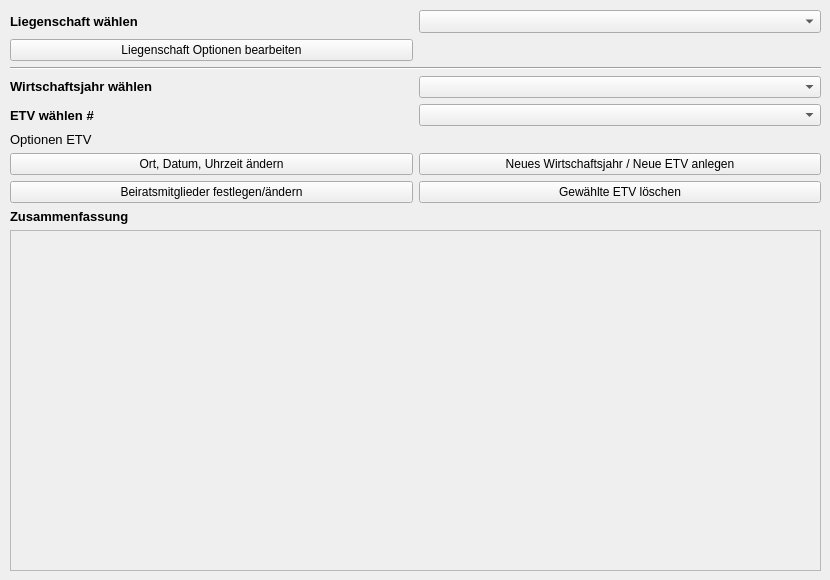
<?xml version="1.0" encoding="UTF-8"?>
<ui version="4.0">
 <class>PropertyTab</class>
 <widget class="QWidget" name="PropertyTab">
  <property name="geometry">
   <rect>
    <x>0</x>
    <y>0</y>
    <width>830</width>
    <height>580</height>
   </rect>
  </property>
  <property name="windowTitle">
   <string>Form</string>
  </property>
  <widget class="QWidget" name="gridLayoutWidget">
   <property name="geometry">
    <rect>
     <x>10</x>
     <y>10</y>
     <width>811</width>
     <height>561</height>
    </rect>
   </property>
   <layout class="QGridLayout" name="gridLayout">
    <item row="0" column="0">
     <widget class="QLabel" name="label">
      <property name="sizePolicy">
       <sizepolicy hsizetype="Expanding" vsizetype="Fixed">
        <horstretch>0</horstretch>
        <verstretch>0</verstretch>
       </sizepolicy>
      </property>
      <property name="font">
       <font>
        <pointsize>10</pointsize>
        <weight>75</weight>
        <bold>true</bold>
       </font>
      </property>
      <property name="text">
       <string>Liegenschaft wählen</string>
      </property>
     </widget>
    </item>
    <item row="4" column="1">
     <widget class="QComboBox" name="years">
      <property name="sizePolicy">
       <sizepolicy hsizetype="MinimumExpanding" vsizetype="Fixed">
        <horstretch>0</horstretch>
        <verstretch>0</verstretch>
       </sizepolicy>
      </property>
     </widget>
    </item>
    <item row="5" column="1">
     <widget class="QComboBox" name="etvs"/>
    </item>
    <item row="5" column="0">
     <widget class="QLabel" name="label_9">
      <property name="font">
       <font>
        <pointsize>10</pointsize>
        <weight>75</weight>
        <bold>true</bold>
       </font>
      </property>
      <property name="text">
       <string>ETV wählen #</string>
      </property>
     </widget>
    </item>
    <item row="11" column="0" colspan="2">
     <widget class="QTextEdit" name="infoBox">
      <property name="enabled">
       <bool>false</bool>
      </property>
      <property name="sizePolicy">
       <sizepolicy hsizetype="Expanding" vsizetype="Maximum">
        <horstretch>0</horstretch>
        <verstretch>0</verstretch>
       </sizepolicy>
      </property>
      <property name="minimumSize">
       <size>
        <width>0</width>
        <height>90</height>
       </size>
      </property>
      <property name="maximumSize">
       <size>
        <width>16777215</width>
        <height>100000</height>
       </size>
      </property>
     </widget>
    </item>
    <item row="2" column="0">
     <widget class="QPushButton" name="editPropertySettings">
      <property name="sizePolicy">
       <sizepolicy hsizetype="Expanding" vsizetype="Fixed">
        <horstretch>0</horstretch>
        <verstretch>0</verstretch>
       </sizepolicy>
      </property>
      <property name="text">
       <string>Liegenschaft Optionen bearbeiten</string>
      </property>
     </widget>
    </item>
    <item row="10" column="0">
     <widget class="QLabel" name="label_7">
      <property name="sizePolicy">
       <sizepolicy hsizetype="Preferred" vsizetype="Fixed">
        <horstretch>0</horstretch>
        <verstretch>0</verstretch>
       </sizepolicy>
      </property>
      <property name="font">
       <font>
        <pointsize>10</pointsize>
        <weight>75</weight>
        <bold>true</bold>
       </font>
      </property>
      <property name="text">
       <string>Zusammenfassung</string>
      </property>
      <property name="alignment">
       <set>Qt::AlignLeading|Qt::AlignLeft|Qt::AlignVCenter</set>
      </property>
     </widget>
    </item>
    <item row="6" column="0">
     <widget class="QLabel" name="label_4">
      <property name="sizePolicy">
       <sizepolicy hsizetype="Preferred" vsizetype="Fixed">
        <horstretch>0</horstretch>
        <verstretch>0</verstretch>
       </sizepolicy>
      </property>
      <property name="font">
       <font>
        <pointsize>10</pointsize>
        <weight>50</weight>
        <bold>false</bold>
       </font>
      </property>
      <property name="text">
       <string>Optionen ETV</string>
      </property>
     </widget>
    </item>
    <item row="3" column="0" colspan="2">
     <widget class="Line" name="line">
      <property name="orientation">
       <enum>Qt::Horizontal</enum>
      </property>
     </widget>
    </item>
    <item row="7" column="0">
     <widget class="QPushButton" name="changeAgendaSettings">
      <property name="sizePolicy">
       <sizepolicy hsizetype="MinimumExpanding" vsizetype="Fixed">
        <horstretch>0</horstretch>
        <verstretch>0</verstretch>
       </sizepolicy>
      </property>
      <property name="text">
       <string>Ort, Datum, Uhrzeit ändern</string>
      </property>
     </widget>
    </item>
    <item row="0" column="1">
     <widget class="QComboBox" name="liegenschaftSelector">
      <property name="sizePolicy">
       <sizepolicy hsizetype="Expanding" vsizetype="Fixed">
        <horstretch>0</horstretch>
        <verstretch>0</verstretch>
       </sizepolicy>
      </property>
      <property name="font">
       <font>
        <pointsize>10</pointsize>
       </font>
      </property>
     </widget>
    </item>
    <item row="4" column="0">
     <widget class="QLabel" name="label_6">
      <property name="sizePolicy">
       <sizepolicy hsizetype="Preferred" vsizetype="Fixed">
        <horstretch>0</horstretch>
        <verstretch>0</verstretch>
       </sizepolicy>
      </property>
      <property name="font">
       <font>
        <pointsize>10</pointsize>
        <weight>75</weight>
        <bold>true</bold>
       </font>
      </property>
      <property name="text">
       <string>Wirtschaftsjahr wählen</string>
      </property>
     </widget>
    </item>
    <item row="7" column="1">
     <widget class="QPushButton" name="newAgenda">
      <property name="sizePolicy">
       <sizepolicy hsizetype="MinimumExpanding" vsizetype="Fixed">
        <horstretch>0</horstretch>
        <verstretch>0</verstretch>
       </sizepolicy>
      </property>
      <property name="text">
       <string>Neues Wirtschaftsjahr / Neue ETV anlegen</string>
      </property>
     </widget>
    </item>
    <item row="8" column="0">
     <widget class="QPushButton" name="editAdvisers">
      <property name="text">
       <string>Beiratsmitglieder festlegen/ändern</string>
      </property>
     </widget>
    </item>
    <item row="8" column="1">
     <widget class="QPushButton" name="deleteAgenda">
      <property name="sizePolicy">
       <sizepolicy hsizetype="MinimumExpanding" vsizetype="Fixed">
        <horstretch>0</horstretch>
        <verstretch>0</verstretch>
       </sizepolicy>
      </property>
      <property name="text">
       <string>Gewählte ETV löschen</string>
      </property>
     </widget>
    </item>
   </layout>
  </widget>
 </widget>
 <resources/>
 <connections/>
</ui>
